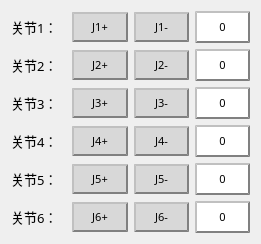
       <widget class="QWidget" name="layoutWidget">
        <property name="geometry">
         <rect>
          <x>12</x>
          <y>183</y>
          <width>261</width>
          <height>221</height>
         </rect>
        </property>
        <layout class="QGridLayout" name="gridLayout">
         <item row="0" column="0">
          <widget class="QLabel" name="lab1">
           <property name="font">
            <font>
             <family>宋体</family>
             <pointsize>10</pointsize>
            </font>
           </property>
           <property name="styleSheet">
            <string notr="true"/>
           </property>
           <property name="text">
            <string>关节1：</string>
           </property>
          </widget>
         </item>
         <item row="0" column="1">
          <widget class="QPushButton" name="btn_j1_add">
           <property name="font">
            <font>
             <family>宋体</family>
             <pointsize>8</pointsize>
             <weight>50</weight>
             <italic>false</italic>
             <bold>false</bold>
            </font>
           </property>
           <property name="styleSheet">
            <string notr="true">QPushButton {text-align : center;
             background-color : rgb(216, 216, 216);
             border-color: gray;
             border-width: 2px;
             padding: 6px;
             height : 14px;
             border-style: outset;
             ;}
QPushButton:pressed
					{text-align : center;
                     background-color : light gray;
                     border-color: gray;
                     border-width: 2px;
                     padding: 6px;
                     height : 14px;
                     border-style: outset;
                     }
</string>
           </property>
           <property name="text">
            <string>J1+</string>
           </property>
          </widget>
         </item>
         <item row="0" column="2">
          <widget class="QPushButton" name="btn_j1_subtract">
           <property name="font">
            <font>
             <family>宋体</family>
             <pointsize>8</pointsize>
             <weight>50</weight>
             <italic>false</italic>
             <bold>false</bold>
            </font>
           </property>
           <property name="styleSheet">
            <string notr="true">QPushButton {text-align : center;
             background-color : rgb(216, 216, 216);
             border-color: gray;
             border-width: 2px;
             padding: 6px;
             height : 14px;
             border-style: outset;
             }
QPushButton:pressed
					{text-align : center;
                     background-color : light gray;
                     border-color: gray;
                     border-width: 2px;
                     padding: 6px;
                     height : 14px;
                     border-style: outset;
                    }
</string>
           </property>
           <property name="text">
            <string>J1-</string>
           </property>
          </widget>
         </item>
         <item row="0" column="3">
          <widget class="QLabel" name="label_j1">
           <property name="enabled">
            <bool>true</bool>
           </property>
           <property name="font">
            <font>
             <family>宋体</family>
             <pointsize>8</pointsize>
             <weight>50</weight>
             <italic>false</italic>
             <bold>false</bold>
            </font>
           </property>
           <property name="styleSheet">
            <string notr="true">QLabel {text-align : center;
             background-color : white;
             border-color: gray;
             border-width: 2px;
             padding: 6px;
             height : 14px;
             border-style: outset;
             }</string>
           </property>
           <property name="text">
            <string>0</string>
           </property>
           <property name="alignment">
            <set>Qt::AlignCenter</set>
           </property>
          </widget>
         </item>
         <item row="1" column="0">
          <widget class="QLabel" name="lab2">
           <property name="font">
            <font>
             <family>宋体</family>
             <pointsize>10</pointsize>
            </font>
           </property>
           <property name="styleSheet">
            <string notr="true"/>
           </property>
           <property name="text">
            <string>关节2：</string>
           </property>
          </widget>
         </item>
         <item row="1" column="1">
          <widget class="QPushButton" name="btn_j2_add">
           <property name="font">
            <font>
             <family>宋体</family>
             <pointsize>8</pointsize>
             <weight>50</weight>
             <italic>false</italic>
             <bold>false</bold>
            </font>
           </property>
           <property name="styleSheet">
            <string notr="true">QPushButton {text-align : center;
             background-color : rgb(216, 216, 216);
             border-color: gray;
             border-width: 2px;
             padding: 6px;
             height : 14px;
             border-style: outset;
             ;}
QPushButton:pressed
					{text-align : center;
                     background-color : light gray;
                     border-color: gray;
                     border-width: 2px;
                     padding: 6px;
                     height : 14px;
                     border-style: outset;
                     }
</string>
           </property>
           <property name="text">
            <string>J2+</string>
           </property>
          </widget>
         </item>
         <item row="1" column="2">
          <widget class="QPushButton" name="btn_j2_subtract">
           <property name="font">
            <font>
             <family>宋体</family>
             <pointsize>8</pointsize>
             <weight>50</weight>
             <italic>false</italic>
             <bold>false</bold>
            </font>
           </property>
           <property name="styleSheet">
            <string notr="true">QPushButton {text-align : center;
             background-color : rgb(216, 216, 216);
             border-color: gray;
             border-width: 2px;
             padding: 6px;
             height : 14px;
             border-style: outset;
             }
QPushButton:pressed
					{text-align : center;
                     background-color : light gray;
                     border-color: gray;
                     border-width: 2px;
                     padding: 6px;
                     height : 14px;
                     border-style: outset;
                     }
</string>
           </property>
           <property name="text">
            <string>J2-</string>
           </property>
          </widget>
         </item>
         <item row="1" column="3">
          <widget class="QLabel" name="label_j2">
           <property name="font">
            <font>
             <family>宋体</family>
             <pointsize>8</pointsize>
             <weight>50</weight>
             <italic>false</italic>
             <bold>false</bold>
            </font>
           </property>
           <property name="styleSheet">
            <string notr="true">QLabel {text-align : center;
             background-color : white;
             border-color: gray;
             border-width: 2px;
             padding: 6px;
             height : 14px;
             border-style: outset;
			}</string>
           </property>
           <property name="text">
            <string>0</string>
           </property>
           <property name="alignment">
            <set>Qt::AlignCenter</set>
           </property>
          </widget>
         </item>
         <item row="2" column="0">
          <widget class="QLabel" name="lab3">
           <property name="font">
            <font>
             <family>宋体</family>
             <pointsize>10</pointsize>
            </font>
           </property>
           <property name="styleSheet">
            <string notr="true"/>
           </property>
           <property name="text">
            <string>关节3：</string>
           </property>
          </widget>
         </item>
         <item row="2" column="1">
          <widget class="QPushButton" name="btn_j3_add">
           <property name="font">
            <font>
             <family>宋体</family>
             <pointsize>8</pointsize>
             <weight>50</weight>
             <italic>false</italic>
             <bold>false</bold>
            </font>
           </property>
           <property name="styleSheet">
            <string notr="true">QPushButton {text-align : center;
             background-color : rgb(216, 216, 216);
             border-color: gray;
             border-width: 2px;
             padding: 6px;
             height : 14px;
             border-style: outset;
             }
QPushButton:pressed
					{text-align : center;
                     background-color : light gray;
                     border-color: gray;
                     border-width: 2px;
                     padding: 6px;
                     height : 14px;
                     border-style: outset;
                     }
</string>
           </property>
           <property name="text">
            <string>J3+</string>
           </property>
          </widget>
         </item>
         <item row="2" column="2">
          <widget class="QPushButton" name="btn_j3_subtract">
           <property name="font">
            <font>
             <family>宋体</family>
             <pointsize>8</pointsize>
             <weight>50</weight>
             <italic>false</italic>
             <bold>false</bold>
            </font>
           </property>
           <property name="styleSheet">
            <string notr="true">QPushButton {text-align : center;
             background-color : rgb(216, 216, 216);
             border-color: gray;
             border-width: 2px;
             padding: 6px;
             height : 14px;
             border-style: outset;
             }
QPushButton:pressed
					{text-align : center;
                     background-color : light gray;
                     border-color: gray;
                     border-width: 2px;
                     padding: 6px;
                     height : 14px;
                     border-style: outset;
                     }
</string>
           </property>
           <property name="text">
            <string>J3-</string>
           </property>
          </widget>
         </item>
         <item row="2" column="3">
          <widget class="QLabel" name="label_j3">
           <property name="font">
            <font>
             <family>宋体</family>
             <pointsize>8</pointsize>
             <weight>50</weight>
             <italic>false</italic>
             <bold>false</bold>
            </font>
           </property>
           <property name="styleSheet">
            <string notr="true">QLabel {text-align : center;
             background-color : white;
             border-color: gray;
             border-width: 2px;
             padding: 6px;
             height : 14px;
             border-style: outset;
             }</string>
           </property>
           <property name="text">
            <string>0</string>
           </property>
           <property name="alignment">
            <set>Qt::AlignCenter</set>
           </property>
          </widget>
         </item>
         <item row="3" column="0">
          <widget class="QLabel" name="lab4">
           <property name="font">
            <font>
             <family>宋体</family>
             <pointsize>10</pointsize>
            </font>
           </property>
           <property name="styleSheet">
            <string notr="true"/>
           </property>
           <property name="text">
            <string>关节4：</string>
           </property>
          </widget>
         </item>
         <item row="3" column="1">
          <widget class="QPushButton" name="btn_j4_add">
           <property name="font">
            <font>
             <family>宋体</family>
             <pointsize>8</pointsize>
             <weight>50</weight>
             <italic>false</italic>
             <bold>false</bold>
            </font>
           </property>
           <property name="styleSheet">
            <string notr="true">QPushButton {text-align : center;
             background-color : rgb(216, 216, 216);
             border-color: gray;
             border-width: 2px;
             padding: 6px;
             height : 14px;
             border-style: outset;
             }
QPushButton:pressed
					{text-align : center;
                     background-color : light gray;
                     border-color: gray;
                     border-width: 2px;
                     padding: 6px;
                     height : 14px;
                     border-style: outset;
                     }
</string>
           </property>
           <property name="text">
            <string>J4+</string>
           </property>
          </widget>
         </item>
         <item row="3" column="2">
          <widget class="QPushButton" name="btn_j4_subtract">
           <property name="font">
            <font>
             <family>宋体</family>
             <pointsize>8</pointsize>
             <weight>50</weight>
             <italic>false</italic>
             <bold>false</bold>
            </font>
           </property>
           <property name="styleSheet">
            <string notr="true">QPushButton {text-align : center;
             background-color : rgb(216, 216, 216);
             border-color: gray;
             border-width: 2px;
             padding: 6px;
             height : 14px;
             border-style: outset;
             }
QPushButton:pressed
					{text-align : center;
                     background-color : light gray;
                     border-color: gray;
                     border-width: 2px;
                     padding: 6px;
                     height : 14px;
                     border-style: outset;
                     }
</string>
           </property>
           <property name="text">
            <string>J4-</string>
           </property>
          </widget>
         </item>
         <item row="3" column="3">
          <widget class="QLabel" name="label_j4">
           <property name="font">
            <font>
             <family>宋体</family>
             <pointsize>8</pointsize>
             <weight>50</weight>
             <italic>false</italic>
             <bold>false</bold>
            </font>
           </property>
           <property name="styleSheet">
            <string notr="true">QLabel {text-align : center;
             background-color : white;
             border-color: gray;
             border-width: 2px;
             padding: 6px;
             height : 14px;
             border-style: outset;
             }</string>
           </property>
           <property name="text">
            <string>0</string>
           </property>
           <property name="alignment">
            <set>Qt::AlignCenter</set>
           </property>
          </widget>
         </item>
         <item row="4" column="0">
          <widget class="QLabel" name="lab5">
           <property name="font">
            <font>
             <family>宋体</family>
             <pointsize>10</pointsize>
            </font>
           </property>
           <property name="styleSheet">
            <string notr="true"/>
           </property>
           <property name="text">
            <string>关节5：</string>
           </property>
          </widget>
         </item>
         <item row="4" column="1">
          <widget class="QPushButton" name="btn_j5_add">
           <property name="font">
            <font>
             <family>宋体</family>
             <pointsize>8</pointsize>
             <weight>50</weight>
             <italic>false</italic>
             <bold>false</bold>
            </font>
           </property>
           <property name="styleSheet">
            <string notr="true">QPushButton {text-align : center;
             background-color : rgb(216, 216, 216);
             border-color: gray;
             border-width: 2px;
             padding: 6px;
             height : 14px;
             border-style: outset;
             }
QPushButton:pressed
					{text-align : center;
                     background-color : light gray;
                     border-color: gray;
                     border-width: 2px;
                     padding: 6px;
                     height : 14px;
                     border-style: outset;
                     }
</string>
           </property>
           <property name="text">
            <string>J5+</string>
           </property>
          </widget>
         </item>
         <item row="4" column="2">
          <widget class="QPushButton" name="btn_j5_subtract">
           <property name="font">
            <font>
             <family>宋体</family>
             <pointsize>8</pointsize>
             <weight>50</weight>
             <italic>false</italic>
             <bold>false</bold>
            </font>
           </property>
           <property name="styleSheet">
            <string notr="true">QPushButton {text-align : center;
             background-color : rgb(216, 216, 216);
             border-color: gray;
             border-width: 2px;
             padding: 6px;
             height : 14px;
             border-style: outset;
             }
QPushButton:pressed
					{text-align : center;
                     background-color : light gray;
                     border-color: gray;
                     border-width: 2px;
                     padding: 6px;
                     height : 14px;
                     border-style: outset;
                     }
</string>
           </property>
           <property name="text">
            <string>J5-</string>
           </property>
          </widget>
         </item>
         <item row="4" column="3">
          <widget class="QLabel" name="label_j5">
           <property name="font">
            <font>
             <family>宋体</family>
             <pointsize>8</pointsize>
             <weight>50</weight>
             <italic>false</italic>
             <bold>false</bold>
            </font>
           </property>
           <property name="styleSheet">
            <string notr="true">QLabel {text-align : center;
             background-color : white;
             border-color: gray;
             border-width: 2px;
             padding: 6px;
             height : 14px;
             border-style: outset;
             }</string>
           </property>
           <property name="text">
            <string>0</string>
           </property>
           <property name="alignment">
            <set>Qt::AlignCenter</set>
           </property>
          </widget>
         </item>
         <item row="5" column="0">
          <widget class="QLabel" name="lab6">
           <property name="font">
            <font>
             <family>宋体</family>
             <pointsize>10</pointsize>
            </font>
           </property>
           <property name="styleSheet">
            <string notr="true"/>
           </property>
           <property name="text">
            <string>关节6：</string>
           </property>
          </widget>
         </item>
         <item row="5" column="1">
          <widget class="QPushButton" name="btn_j6_add">
           <property name="font">
            <font>
             <family>宋体</family>
             <pointsize>8</pointsize>
             <weight>50</weight>
             <italic>false</italic>
             <bold>false</bold>
            </font>
           </property>
           <property name="styleSheet">
            <string notr="true">QPushButton {text-align : center;
             background-color : rgb(216, 216, 216);
             border-color: gray;
             border-width: 2px;
             padding: 6px;
             height : 14px;
             border-style: outset;}

QPushButton:pressed
					{text-align : center;
                     background-color : light gray;
                     border-color: gray;
                     border-width: 2px;
                     padding: 6px;
                     height : 14px;
                     border-style: outset;
                     }
</string>
           </property>
           <property name="text">
            <string>J6+</string>
           </property>
          </widget>
         </item>
         <item row="5" column="2">
          <widget class="QPushButton" name="btn_j6_subtract">
           <property name="font">
            <font>
             <family>宋体</family>
             <pointsize>8</pointsize>
             <weight>50</weight>
             <italic>false</italic>
             <bold>false</bold>
            </font>
           </property>
           <property name="styleSheet">
            <string notr="true">QPushButton {text-align : center;
             background-color : rgb(216, 216, 216);
             border-color: gray;
             border-width: 2px;
             padding: 6px;
             height : 14px;
             border-style: outset;
             }
QPushButton:pressed
					{text-align : center;
                     background-color : light gray;
                     border-color: gray;
                     border-width: 2px;
                     padding: 6px;
                     height : 14px;
                     border-style: outset;
                     }
</string>
           </property>
           <property name="text">
            <string>J6-</string>
           </property>
          </widget>
         </item>
         <item row="5" column="3">
          <widget class="QLabel" name="label_j6">
           <property name="font">
            <font>
             <family>宋体</family>
             <pointsize>8</pointsize>
             <weight>50</weight>
             <italic>false</italic>
             <bold>false</bold>
            </font>
           </property>
           <property name="styleSheet">
            <string notr="true">QLabel {text-align : center;
             background-color : white;
             border-color: gray;
             border-width: 2px;
             padding: 6px;
             height : 14px;
             border-style: outset;
             }</string>
           </property>
           <property name="text">
            <string>0</string>
           </property>
           <property name="alignment">
            <set>Qt::AlignCenter</set>
           </property>
          </widget>
         </item>
        </layout>
       </widget>
